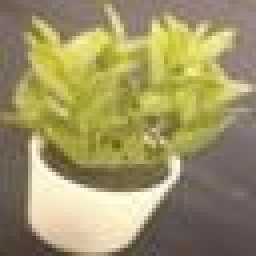
#> input picture ml/data/plant/12.jpg, 64 x 64 px (shown 4 times larger); its folder holds 5 pictures in this run
$ python training.py
#> lines starting #> are read from the running program, lines starting #| are printed output that depends on the picture
import time
import cv2
from sklearn import svm
import os
from PIL import Image
from skimage.feature import hog

x: list[int | float] = []
y: list[str] = []

cell_per_block = (1, 1)
pixels_per_cell = (8, 8)
window_size = 8


def read_blobs():
    plants = []
    pots = []
    for filename in os.listdir("../dataset/blobs/plants"):
        file_path = os.path.join("../dataset/blobs/plants", filename)
        plants.append(file_path)
    for filename in os.listdir("../dataset/blobs/pots"):
        file_path = os.path.join("../dataset/blobs/pots", filename)
        pots.append(file_path)
    return (plants, pots)


def get_data():
    plants = []
    pots = []
    random = []
    for filename in os.listdir("data/plant"):
        file_path = os.path.join("data/plant", filename)
        plants.append(file_path)
#> pass 2 of the loop in get_data, `for filename in os.listdir("data/plant"):`:
#> pass 3 of the loop in get_data, `for filename in os.listdir("data/plant"):`:
#> the loop made 5 passes; the first 3 are shown
    for filename in os.listdir("data/pot"):
        file_path = os.path.join("data/pot", filename)
        pots.append(file_path)
    for filename in os.listdir("data/random"):
        file_path = os.path.join("data/random", filename)
        random.append(file_path)
    return (plants, pots, random)


def normalize_data():
    plants, pots, random = get_data()
    for index, url in enumerate(plants):
        img = Image.open(url)
#> img is the input picture: PIL image 64x64 RGB; mean R, G, B 158.4, 148.7, 102
        if img.height == 32:
            img.close()
            continue
        img = img.resize((32, 32))
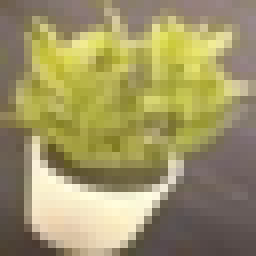
#> img: PIL image 32x32 RGB (shown 8 times larger); mean R, G, B 158.4, 148.7, 102
        img.save(f"data/plant/{index}.jpg")
#> pass 2 of the loop in normalize_data, `for index, url in enumerate(plants):`:
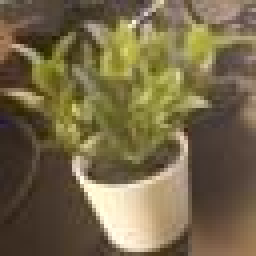
#> input picture ml/data/plant/22.jpg, 64 x 64 px (shown 4 times larger)
#> in normalize_data, img is the input picture: PIL image 64x64 RGB; mean R, G, B 117.9, 104.3, 72.8
#> in normalize_data, `img = img.resize((32, 32))`:
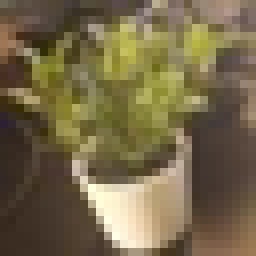
#> img: PIL image 32x32 RGB (shown 8 times larger); mean R, G, B 117.9, 104.3, 72.8
#> pass 3 of the loop in normalize_data, `for index, url in enumerate(plants):`:
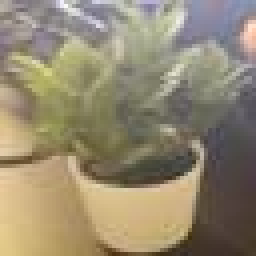
#> input picture ml/data/plant/23.jpg, 64 x 64 px (shown 4 times larger)
#> in normalize_data, img is the input picture: PIL image 64x64 RGB; mean R, G, B 147.8, 136.9, 112.9
#> in normalize_data, `img = img.resize((32, 32))`:
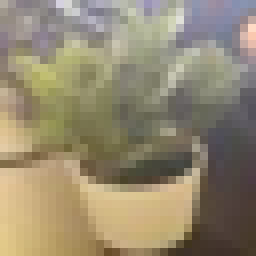
#> img: PIL image 32x32 RGB (shown 8 times larger); mean R, G, B 147.8, 136.9, 112.9
#> the loop made 5 passes; the first 3 are shown
#> pass 2 of the loop in get_data, `for filename in os.listdir("data/plant"):`:
#> pass 3 of the loop in get_data, `for filename in os.listdir("data/plant"):`:
#> the loop made 9 passes; the first 3 are shown
    for index, url in enumerate(pots):
        img = Image.open(url)
        if img.height == 32:
            img.close()
            continue
        img = img.resize((32, 32))
        img.save(f"data/pot/{index}.jpg")
    for index, url in enumerate(random):
        img = Image.open(url)
        if img.height == 32:
            img.close()
            continue
        img = img.resize((32, 32))
        img = img.convert("RGB")
        img.save(f"data/random/{index}.jpg")


def create_dataframe():
    global x, y
    plants, pots, random = get_data()
    for url in plants:
        img = Image.open(url)
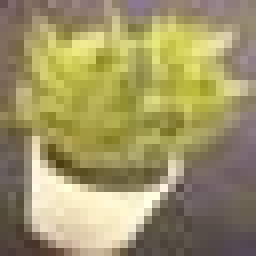
#> img: PIL image 32x32 RGB (shown 8 times larger); mean R, G, B 158.4, 148.6, 102.5
        fd = hog(
            img,
            orientations=8,
            pixels_per_cell=pixels_per_cell,
            cells_per_block=cell_per_block,
            visualize=True,
            channel_axis=-1,
        )
        x.append(fd[0])
        y.append("plant")
#> pass 2 of the loop in create_dataframe, `for url in plants:`:
#> in create_dataframe, `img = Image.open(url)`:
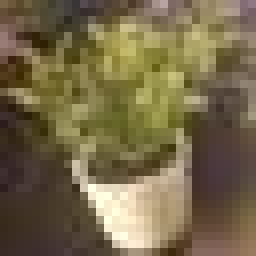
#> img: PIL image 32x32 RGB (shown 8 times larger); mean R, G, B 117.6, 104.2, 73.4
#> pass 3 of the loop in create_dataframe, `for url in plants:`:
#> the loop made 9 passes; the first 3 are shown
    for url in pots:
        img = Image.open(url)
        fd = hog(
            img,
            orientations=8,
            pixels_per_cell=pixels_per_cell,
            cells_per_block=cell_per_block,
            visualize=True,
            channel_axis=-1,
        )
        x.append(fd[0])
        y.append("pot")
    for url in random:
        img = Image.open(url)
        fd = hog(
            img,
            orientations=8,
            pixels_per_cell=pixels_per_cell,
            cells_per_block=cell_per_block,
            visualize=True,
            channel_axis=-1,
        )
        x.append(fd[0])
        y.append("object")


normalize_data()
create_dataframe()
clf = svm.SVC(decision_function_shape="ovo", kernel="rbf", C=200, probability=True)
#> (the run stopped early here; a loop or call above may not have finished)
